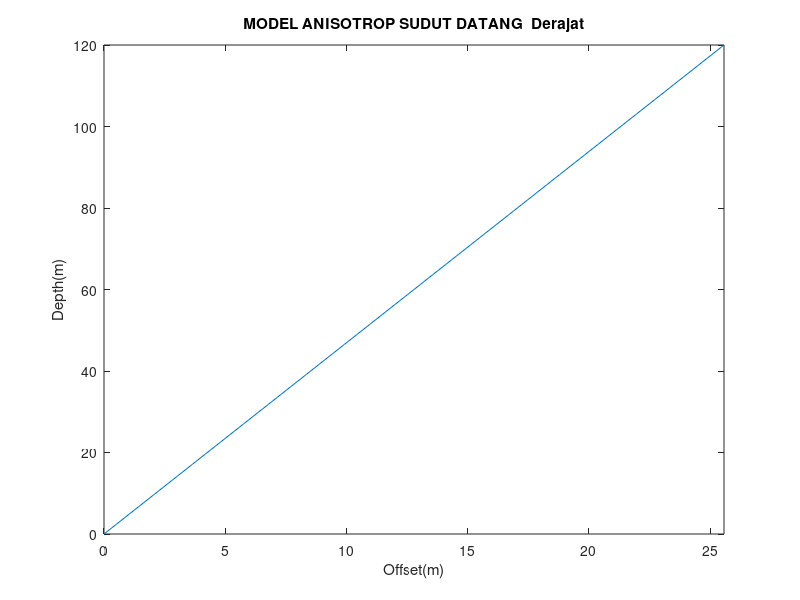

This figure's MATLAB source: (Note: this script raises an error after producing the figure.)
%TOMOGRAPHY SEISMIC
%WEAK ANISOTROPY
%KELOMPOK 1

clc;clear;close; 
%HATI-HATI KETIKA MEMASUKKAN v1,v2,v3,dan sudut awal KARENA MUDAH SEKALI LAPISAN 2 DAN 3 MENCAPAI SUDUT KRITIS 
v_lap = [750 900 1100] ; %kecepatan lapisan dalam m/s
h1 = 20;h2=60;h3=40; %Ketebalan lapisan
m  = linspace(2,40,10);           %Sudut datang lapisan pertama
p  = sind(m)./v_lap(1);  %Ray parameter
tl = [h1 h1+h2 h1+h2+h3]; %Lapisan Model
d  = 0.199;     %Parameter Anisotrop Faktor Sudut Fase
e  = 0.246;     %Fraksi perbedaan Vp vertikal terhadap horizontal
%Sudut Lapisan Kedua, NANTI masukkin persamaan ANISTROP  
%Persamaan anisotrop
%p*v2*(e-d)*(sind(teta))^4+p*v2*d*(sind(teta))^2-sind(teta)+p*v2 = 0
%tand(gamma)=tand(teta)*(1+2*d+4*(e-d)*(sind(teta)))   [GRUP VELO]

%MATRIX WADAH HASIL LOOPING
BIAS_2 = zeros(1,length(m));     %MATRIX SUDUT BIAS LAPISAN 2 PADA SUDUT DATANG n
BIAS_3 = BIAS_2;                 %MATRIX SUDUT BIAS LAPISAN 3 PADA SUDUT DATANG n
count = 0;

for i=1:length(m)
    a = p(i)*v_lap(2)*(e-d);l = p(i)*v_lap(2)*d;o = p(i)*v_lap(2);        %(111)
    y = @(x)a*x^4+l*x^2-x+o;
    yl = fzero(y,0.5);      %RUMUS NON-LINEAR MENDUGA-DUGA, KASIH TEBAKAN AWAL DULU (kali ini pakai 0.5)
    h = yl;
    krit =num2str(m(i));
    % y = [a 0 l -1 o];  %RUMUS SUDUT FASE
    % h = roots(y);
    H = asind(h);
    Y = atand(tand(H)*(1+2*d+4*(e-d)*(sind(H))^2)); %SUDUT GRUP LAPISAN ANISO
    YY = Y(isreal(Y)&Y<90&Y>0);
    BIAS_2(i) = YY;   %Check hasil real dan limit sudut 0<x<90 (kritis)
    m2 = BIAS_2(i);        %SUDUT BIAS LAPISAN 2 FIX
    % if isempty(m2)
    %     error('Tidak ada sudut yang real. Coba teliti di rumus fasenya')
    % end                                        %(222) 

    %COMMENT DARI (111) hingga (222)dan uncomment (333) untuk beralih ke model isotrop
    % m2 = asind(p*v2);               %(333)
    %COMMENT (333) dan uncomment (111)-(222) UNTUK BERALIH KE MODEL ANISOTROP
    if isreal(m2) ~= true
        fprintf('\nSudut bias lapisan kedua telah\nmelebihi batas kritis pada sudut datang %f \n',krit)
        break;
    elseif m2 == 90
        fprintf('\nSudut bias lapisan kedua telah\nmencapai kritis pada sudut datang %f \n',krit)
    end
    %Sudut Lapisan Ketiga\
    l = sind(m2)*v_lap(3)/v_lap(2);                   %SINUS SUDUT BIAS LAPISAN 3
    m3 = asind(sind(m2)*v_lap(3)/v_lap(2));           %SUDUT BIAS LAPISAN 3
    BIAS_3(i) = m3;
    if isreal(m2) == true && isreal(m3) ~= true 
        fprintf('\nSudut bias lapisan ketiga melebihi\nsudut kritis pada sudut datang %f derajat\n',krit)
    elseif m3 == 90
        fprintf('\nSudut bias lapisan ketiga telah\nmencapai kritis pada sudut datang %f derajat\n',krit)
    end
    %Lintasan rambat
    d1 = h1/cosd(m(i));
    d2 = h2/cosd(m2);
    d3 = h3/cosd(m3);
    %Time travel lintasan
    t1 = d1/v_lap(1);
    t2 = d2/v_lap(2);
    t3 = d3/v_lap(3);
    %TWT 
    T1 = 2*t1;
    T2 = T1+2*t2;
    T3 = T1+T2+2*t3;
    %Offset PermukaanT
    x1 = 2*tand(m(i))*h1;
    x2 = x1+2*tand(m2)*h2;
    x3 = x1+x2+2*tand(m3)*h3;
    %Titik Offset Refleksi
    X1 = [0.5*x1,h1]; %Reflek Border 1
    X2 = [0.5*x2,h2+h1]; %Refleks Border 2
    X3 = [0.5*x3,h3+h2+h1]; %Reflek Border 3
    X21= X1+[(2*tand(m2)*h2),0]; %Reflek Border 2 di Border 1
    X31= X1+[(2*(tand(m2)*h2+tand(m3)*h3)),0]; %Reflek Border 3 di Border 1 
    X32= X2+[(2*tand(m3)*h3),0]; %Reflek Border 3 di Border 2
    
    figure(1)
    %Plotting Model Block
    Offset = linspace(0,x3+10,50);
    Depth  = linspace(0,tl(3),50);
    plot(Offset,Depth)
    SDT = num2str(m(i));
    title('MODEL ANISOTROP SUDUT DATANG  Derajat')
    ylabel('Depth(m)')
    xlabel('Offset(m)')
    xlim([0 x3+10])
    ylim([0 tl(3)])
    yline(tl(1),'-k');hold on
    yline(tl(2),'-k');hold on
    xp =[0 0 x3+10 x3+10];
    yp =[0 tl(3) tl(3) 0];
    plot(xp,yp)
    Lx1 =[0 0 x3+10 x3+10];
    Ly1 =[0 tl(1) tl(1) 0];
    Ly2 =[tl(1) tl(2) tl(2) tl(1)];
    Ly3 =[tl(2) tl(3) tl(3) tl(2)];
    plot(Lx1,Ly1);               %LAPISAN ISOTROP 1
    fill(Lx1,Ly1,'y');          
    hold on
    plot(Lx1,Ly2);               %LAPISAN ANISOTROP
    fill(Lx1,Ly2,'g');
    hold on
    plot(Lx1,Ly3);               %LAPISAN ISOTROP 2
    fill(Lx1,Ly3,'b');
    hold on
    %Plotting Ray Tracing
    Hor_Refrak = [0 X1(1) X2(1) X3(1) x3-X2(1) x3-X1(1) x3];
    Dep_Refrak = [0 tl(1) tl(2) tl(3) tl(2) tl(1) 0];
    ReflekX_Border1 = [X1(1) x1];
    ReflekY_Border1 = [tl(1) 0];
    ReflekX_Border2 = [X2(1) X21(1) x2];
    ReflekY_Border2 = [tl(2) tl(1) 0];
    plot(Hor_Refrak,Dep_Refrak,'-r');hold on
    plot(ReflekX_Border1,ReflekY_Border1,'-r');hold on
    plot(ReflekX_Border2,ReflekY_Border2,'-r');hold on
    grid on
    set(gca,'ydir','reverse')
    figure(2)
    %TIME TRAVEL TABLE, Lnx = Data Offset Reflek ke-n, Lnt = Data Waktu Reflek ke-n
    L1x = [0 0.5*x1 x1];
    L1t = [0 t1 T1];
    L2x = [0 (0.5*x2-0.5*x1) (X21(1)-0.5*x1) (x2-0.5*x1)];
    L2t = [t1 t1+t2 t1+2*t2 T2];
    L3x = [0 (0.5*x3-0.5*x2) (X32(1)-0.5*x2) (X31(1)-0.5*x2) (x3-0.5*x2)];
    L3t = [t1+t2 t1+t2+t3 t1+t2+2*t3 t1+2*(t2+t3) T3];
    F=plot(L1x,L1t,'b');hold on
    G=plot(L2x,L2t,'g');hold on
    H=plot(L3x,L3t,'r');
    hold on
    legend([F,G,H],["Reflek 1","Reflek 2","Reflek 3"]);
    grid on
    title('TRAVEL TIME TABLE')
    xlabel('Offset(m)')
    ylabel('Time(s)')
    set(gca,'ydir','reverse')
    count = count+1;
end

%     if count~=length(m)
%         fprintf('Input sudut datang bermasalah pada data ke-%n',m(i));
%     end





